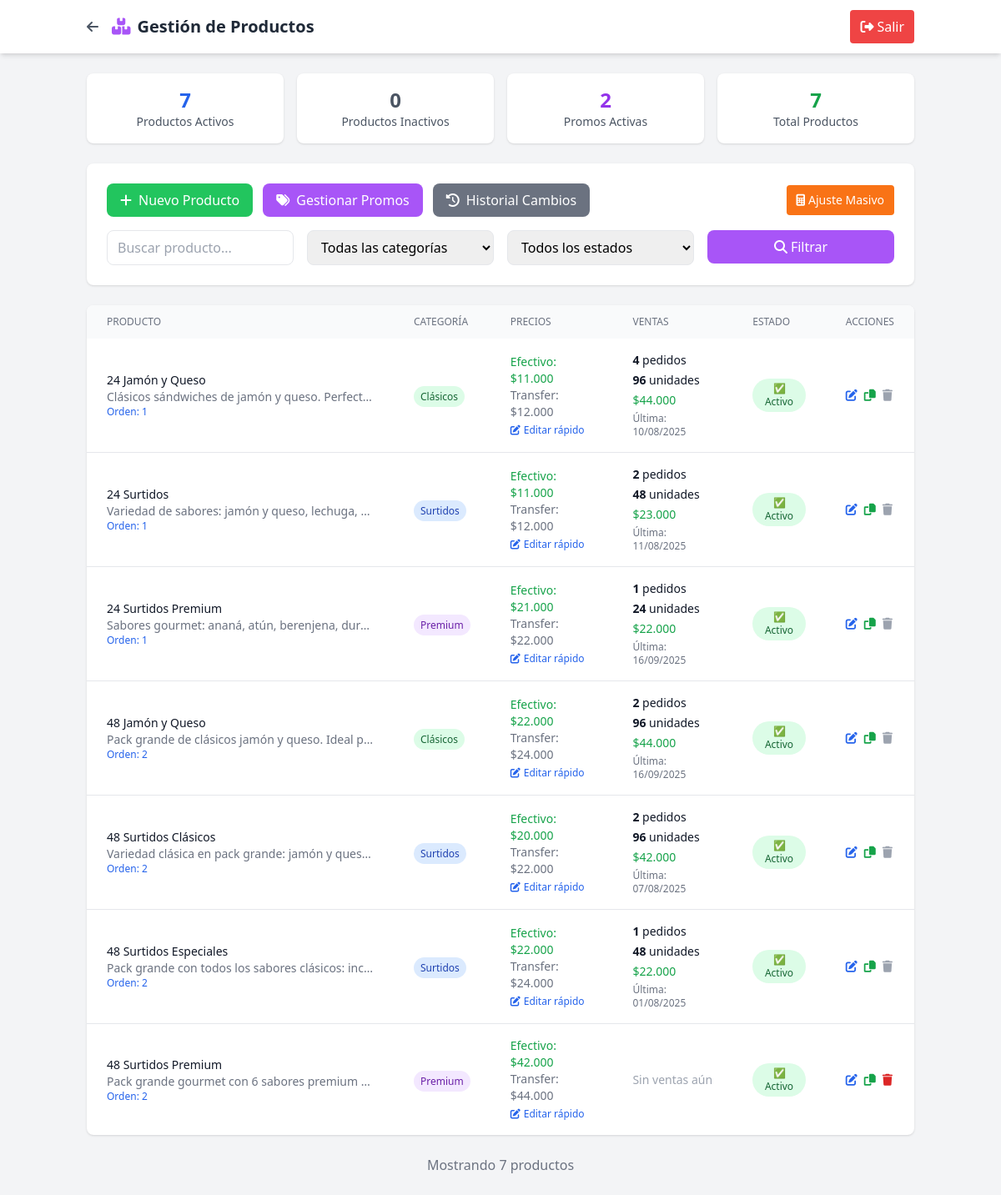
Screenshot of /admin/modules/productos/index.php (signed in) with the database file from the repository.
### tables this page shows
CREATE TABLE `productos` (
  `id` int(11) NOT NULL,
  `nombre` varchar(100) NOT NULL,
  `precio_efectivo` decimal(10,2) NOT NULL,
  `precio_transferencia` decimal(10,2) NOT NULL,
  `activo` tinyint(1) DEFAULT 1,
  `categoria` varchar(50) DEFAULT 'Standard',
  `descripcion` text DEFAULT NULL,
  `imagen_url` varchar(255) DEFAULT NULL,
  `orden_mostrar` int(11) DEFAULT 0,
  `updated_by` varchar(100) DEFAULT NULL,
  `created_at` timestamp NULL DEFAULT current_timestamp(),
  `updated_at` timestamp NULL DEFAULT current_timestamp() ON UPDATE current_timestamp()
);

### admin/config.php (called while the page is built, shortened)
<?php
function formatPrice($price) {
    return '$' . number_format($price, 0, ',', '.');
}
?>

### admin/modules/productos/index.php (the view, shortened to what this page needs)
<?php
try {
    $pdo = getConnection();
} catch (Exception $e) {
    die("Error de conexión a base de datos: " . $e->getMessage());
}
$buscar = isset($_GET['buscar']) ? sanitize($_GET['buscar']) : '';
try {
    $sql = "SELECT p.*,
                   COUNT(pe.id) as total_pedidos,
                   SUM(pe.cantidad) as unidades_vendidas,
                   SUM(pe.precio) as total_facturado,
                   MAX(pe.created_at) as ultima_venta
            FROM productos p
            LEFT JOIN pedidos pe ON pe.producto = p.nombre
            WHERE 1=1";
    $params = [];
    $sql .= " GROUP BY p.id ORDER BY p.orden_mostrar, p.nombre";
    $stmt = $pdo->prepare($sql);
    $stmt->execute($params);
    $productos = $stmt->fetchAll();
} catch (Exception $e) {
    $error = 'Error obteniendo productos: ' . $e->getMessage();
    $productos = [];
}
try {
    $stats = $pdo->query("
        SELECT
            COUNT(*) as total_productos,
            SUM(CASE WHEN activo = 1 THEN 1 ELSE 0 END) as productos_activos,
            SUM(CASE WHEN activo = 0 THEN 1 ELSE 0 END) as productos_inactivos
        FROM productos
    ")->fetch();
    $promos_activas = $pdo->query("
        SELECT COUNT(*) FROM promos
        WHERE activa = 1
        AND (fecha_inicio IS NULL OR CURDATE() >= fecha_inicio)
        AND (fecha_fin IS NULL OR CURDATE() <= fecha_fin)
    ")->fetchColumn();
} catch (Exception $e) {
    $stats = ['total_productos' => 0, 'productos_activos' => 0, 'productos_inactivos' => 0];
    $promos_activas = 0;
}
?>
<!DOCTYPE html>
<html lang="es">
<head>
    <script src="https://cdn.tailwindcss.com"></script>
    <link rel="stylesheet" href="https://cdnjs.cloudflare.com/ajax/libs/font-awesome/6.4.0/css/all.min.css">
</head>
<body class="bg-gray-100">
    <header class="bg-white shadow-md">
        <div class="container mx-auto px-4 py-3 flex justify-between items-center">
            <div class="flex items-center">
                <a href="../../" class="text-gray-600 hover:text-gray-800 mr-4">
                    <i class="fas fa-arrow-left"></i>
                </a>
                <h1 class="text-xl font-bold text-gray-800">
                    <i class="fas fa-boxes text-purple-500 mr-2"></i>Gestión de Productos
                </h1>
            </div>
            <a href="../../logout.php" class="bg-red-500 hover:bg-red-600 text-white px-3 py-2 rounded">
                <i class="fas fa-sign-out-alt mr-1"></i>Salir
            </a>
        </div>
    </header>
    <main class="container mx-auto px-4 py-6">
        <div class="grid grid-cols-2 md:grid-cols-4 gap-4 mb-6">
            <div class="bg-white p-4 rounded-lg shadow text-center">
                <div class="text-2xl font-bold text-blue-600"><?= $stats['productos_activos'] ?></div>
                <div class="text-sm text-gray-600">Productos Activos</div>
            </div>
            <div class="bg-white p-4 rounded-lg shadow text-center">
                <div class="text-2xl font-bold text-gray-600"><?= $stats['productos_inactivos'] ?></div>
                <div class="text-sm text-gray-600">Productos Inactivos</div>
            </div>
            <div class="bg-white p-4 rounded-lg shadow text-center">
                <div class="text-2xl font-bold text-purple-600"><?= $promos_activas ?></div>
                <div class="text-sm text-gray-600">Promos Activas</div>
            </div>
            <div class="bg-white p-4 rounded-lg shadow text-center">
                <div class="text-2xl font-bold text-green-600"><?= $stats['total_productos'] ?></div>
                <div class="text-sm text-gray-600">Total Productos</div>
            </div>
        </div>
        <div class="bg-white rounded-lg shadow mb-6 p-6">
            <div class="flex flex-col md:flex-row justify-between items-center space-y-4 md:space-y-0 mb-4">
                <div class="flex space-x-3">
                    <a href="crear_producto.php" class="bg-green-500 hover:bg-green-600 text-white px-4 py-2 rounded-lg">
                        <i class="fas fa-plus mr-2"></i>Nuevo Producto
                    </a>
                    <a href="promos.php" class="bg-purple-500 hover:bg-purple-600 text-white px-4 py-2 rounded-lg">
                        <i class="fas fa-tags mr-2"></i>Gestionar Promos
                    </a>
                    <a href="historial.php" class="bg-gray-500 hover:bg-gray-600 text-white px-4 py-2 rounded-lg">
                        <i class="fas fa-history mr-2"></i>Historial Cambios
                    </a>
                </div>
                <div class="flex space-x-2">
                    <button onclick="actualizarTodosPrecios()" class="bg-orange-500 hover:bg-orange-600 text-white px-3 py-2 rounded text-sm">
                        <i class="fas fa-calculator mr-1"></i>Ajuste Masivo
                    </button>
                </div>
            </div>
            <form method="GET" class="grid grid-cols-1 md:grid-cols-4 gap-4">
                <div>
                    <input type="text" name="buscar" value="<?= htmlspecialchars($buscar) ?>"
                           placeholder="Buscar producto..."
                           class="w-full px-3 py-2 border rounded-lg focus:ring-2 focus:ring-purple-500">
                </div>
                <div>
                    <select name="categoria" class="w-full px-3 py-2 border rounded-lg focus:ring-2 focus:ring-purple-500">
                        <option value="">Todas las categorías</option>
                    </select>
                </div>
                <div>
                    <select name="estado" class="w-full px-3 py-2 border rounded-lg focus:ring-2 focus:ring-purple-500">
                        <option value="">Todos los estados</option>
                    </select>
                </div>
                <div>
                    <button type="submit" class="w-full bg-purple-500 hover:bg-purple-600 text-white py-2 px-4 rounded-lg">
                        <i class="fas fa-search mr-1"></i>Filtrar
                    </button>
                </div>
            </form>
        </div>
        <div class="bg-white rounded-lg shadow overflow-hidden">
            <?php if (empty($productos)): ?>
                <div class="p-8 text-center text-gray-500">
                    <i class="fas fa-box-open text-6xl mb-4"></i>
                    <h3 class="text-xl mb-2">No hay productos</h3>
                    <p>No se encontraron productos con los filtros aplicados</p>
                    <div class="mt-4">
                        <a href="crear_producto.php" class="bg-green-500 hover:bg-green-600 text-white px-4 py-2 rounded-lg">
                            <i class="fas fa-plus mr-2"></i>Crear Primer Producto
                        </a>
                    </div>
                </div>
            <?php else: ?>
                <div class="overflow-x-auto">
                    <table class="min-w-full">
                        <thead class="bg-gray-50">
                            <tr>
                                <th class="px-6 py-3 text-left text-xs font-medium text-gray-500 uppercase">Producto</th>
                                <th class="px-6 py-3 text-left text-xs font-medium text-gray-500 uppercase">Categoría</th>
                                <th class="px-6 py-3 text-left text-xs font-medium text-gray-500 uppercase">Precios</th>
                                <th class="px-6 py-3 text-left text-xs font-medium text-gray-500 uppercase">Ventas</th>
                                <th class="px-6 py-3 text-left text-xs font-medium text-gray-500 uppercase">Estado</th>
                                <th class="px-6 py-3 text-left text-xs font-medium text-gray-500 uppercase">Acciones</th>
                            </tr>
                        </thead>
                        <tbody class="divide-y divide-gray-200">
                            <?php foreach ($productos as $producto): ?>
                                <tr class="hover:bg-gray-50 <?= $producto['activo'] ? '' : 'opacity-50' ?>">
                                    <td class="px-6 py-4">
                                        <div class="flex items-center">
                                            <div>
                                                <div class="text-sm font-medium text-gray-900">
                                                    <?= htmlspecialchars($producto['nombre']) ?>
                                                </div>
                                                <div class="text-sm text-gray-500 max-w-xs truncate">
                                                    <?= htmlspecialchars($producto['descripcion'] ?: 'Sin descripción') ?>
                                                </div>
                                                <?php if ($producto['orden_mostrar'] > 0): ?>
                                                    <div class="text-xs text-blue-600">Orden: <?= $producto['orden_mostrar'] ?></div>
                                                <?php endif; ?>
                                            </div>
                                        </div>
                                    </td>
                                    <td class="px-6 py-4">
                                        <span class="px-2 py-1 text-xs font-medium rounded-full
                                            <?php
                                            switch($producto['categoria']) {
                                                case 'Premium': echo 'bg-purple-100 text-purple-800'; break;
                                                case 'Surtidos': echo 'bg-blue-100 text-blue-800'; break;
                                                case 'Clásicos': echo 'bg-green-100 text-green-800'; break;
                                            }
                                            ?>">
                                            <?= htmlspecialchars($producto['categoria'] ?: 'Standard') ?>
                                        </span>
                                    </td>
                                    <td class="px-6 py-4">
                                        <div class="text-sm">
                                            <div class="font-medium text-green-600">
                                                Efectivo: <?= formatPrice($producto['precio_efectivo']) ?>
                                            </div>
                                            <div class="text-gray-500">
                                                Transfer: <?= formatPrice($producto['precio_transferencia']) ?>
                                            </div>
                                            <button onclick="editarPrecioRapido(<?= $producto['id'] ?>, '<?= htmlspecialchars($producto['nombre']) ?>', <?= $producto['precio_efectivo'] ?>, <?= $producto['precio_transferencia'] ?>)"
                                                    class="text-xs text-blue-600 hover:underline mt-1">
                                                <i class="fas fa-edit mr-1"></i>Editar rápido
                                            </button>
                                        </div>
                                    </td>
                                    <td class="px-6 py-4 text-sm text-gray-900">
                                        <?php if ($producto['total_pedidos'] > 0): ?>
                                            <div class="space-y-1">
                                                <div><strong><?= $producto['total_pedidos'] ?></strong> pedidos</div>
                                                <div><strong><?= $producto['unidades_vendidas'] ?></strong> unidades</div>
                                                <div class="text-green-600 font-medium"><?= formatPrice($producto['total_facturado']) ?></div>
                                                <?php if ($producto['ultima_venta']): ?>
                                                    <div class="text-xs text-gray-500">
                                                        Última: <?= date('d/m/Y', strtotime($producto['ultima_venta'])) ?>
                                                    </div>
                                                <?php endif; ?>
                                            </div>
                                        <?php else: ?>
                                            <span class="text-gray-400">Sin ventas aún</span>
                                        <?php endif; ?>
                                    </td>
                                    <td class="px-6 py-4">
                                        <form method="POST" class="inline">
                                            <button type="submit"
                                                    class="px-2 py-1 text-xs font-medium rounded-full border-0
                                                    <?= $producto['activo']
                                                        ? 'bg-green-100 text-green-800'
                                                        : 'bg-red-100 text-red-800' ?>">
                                                <?= $producto['activo'] ? '✅ Activo' : '❌ Inactivo' ?>
                                            </button>
                                        </form>
                                    </td>
                                    <td class="px-6 py-4 text-sm font-medium">
                                        <div class="flex space-x-2">
                                            <a href="editar_producto.php?id=<?= $producto['id'] ?>"
                                               class="text-blue-600 hover:text-blue-900" title="Editar completo">
                                                <i class="fas fa-edit"></i>
                                            </a>
                                            <a href="duplicar_producto.php?id=<?= $producto['id'] ?>"
                                               class="text-green-600 hover:text-green-900" title="Duplicar">
                                                <i class="fas fa-copy"></i>
                                            </a>
                                            <?php if ($producto['total_pedidos'] == 0): ?>
                                                <button onclick="eliminarProducto(<?= $producto['id'] ?>, '<?= htmlspecialchars($producto['nombre']) ?>')"
                                                        class="text-red-600 hover:text-red-900" title="Eliminar">
                                                    <i class="fas fa-trash"></i>
                                                </button>
                                            <?php else: ?>
                                                <span class="text-gray-400" title="No se puede eliminar: tiene pedidos">
                                                    <i class="fas fa-trash"></i>
                                                </span>
                                            <?php endif; ?>
                                        </div>
                                    </td>
                                </tr>
                            <?php endforeach; ?>
                        </tbody>
                    </table>
                </div>
            <?php endif; ?>
        </div>
        <div class="mt-6 text-center text-gray-500">
            <p>
                Mostrando <?= count($productos) ?> producto<?= count($productos) !== 1 ? 's' : '' ?>
            </p>
        </div>
    </main>
</body>
</html>

### rows the page displays
productos: nombre "24 Jamón y Queso", descripcion "Clásicos sándwiches de jamón y queso. Perfect…", orden_mostrar "1", categoria "Clásicos", precio_efectivo "$11.000", precio_transferencia "$12.000", total_pedidos "4", unidades_vendidas "96", total_facturado "$44.000", ultima_venta "10/08/2025", activo "✅ Activo"
productos: nombre "24 Surtidos", descripcion "Variedad de sabores: jamón y queso, lechuga,…", orden_mostrar "1", categoria "Surtidos", precio_efectivo "$11.000", precio_transferencia "$12.000", total_pedidos "2", unidades_vendidas "48", total_facturado "$23.000", ultima_venta "11/08/2025", activo "✅ Activo"
productos: nombre "24 Surtidos Premium", descripcion "Sabores gourmet: ananá, atún, berenjena, dur…", orden_mostrar "1", categoria "Premium", precio_efectivo "$21.000", precio_transferencia "$22.000", total_pedidos "1", unidades_vendidas "24", total_facturado "$22.000", ultima_venta "16/09/2025", activo "✅ Activo"
productos: nombre "48 Jamón y Queso", descripcion "Pack grande de clásicos jamón y queso. Ideal p…", orden_mostrar "2", categoria "Clásicos", precio_efectivo "$22.000", precio_transferencia "$24.000", total_pedidos "2", unidades_vendidas "96", total_facturado "$44.000", ultima_venta "16/09/2025", activo "✅ Activo"
productos: nombre "48 Surtidos Clásicos", descripcion "Variedad clásica en pack grande: jamón y ques…", orden_mostrar "2", categoria "Surtidos", precio_efectivo "$20.000", precio_transferencia "$22.000", total_pedidos "2", unidades_vendidas "96", total_facturado "$42.000", ultima_venta "07/08/2025", activo "✅ Activo"
productos: nombre "48 Surtidos Especiales", descripcion "Pack grande con todos los sabores clásicos: inc…", orden_mostrar "2", categoria "Surtidos", precio_efectivo "$22.000", precio_transferencia "$24.000", total_pedidos "1", unidades_vendidas "48", total_facturado "$22.000", ultima_venta "01/08/2025", activo "✅ Activo"
productos: nombre "48 Surtidos Premium", descripcion "Pack grande gourmet con 6 sabores premium…", orden_mostrar "2", categoria "Premium", precio_efectivo "$42.000", precio_transferencia "$44.000", shows "Sin ventas aún", activo "✅ Activo"

### other values shown
$stats['productos_activos'] "7"
$stats['productos_inactivos'] "0"
$promos_activas "2"
$stats['total_productos'] "7"
count($productos) "7"
